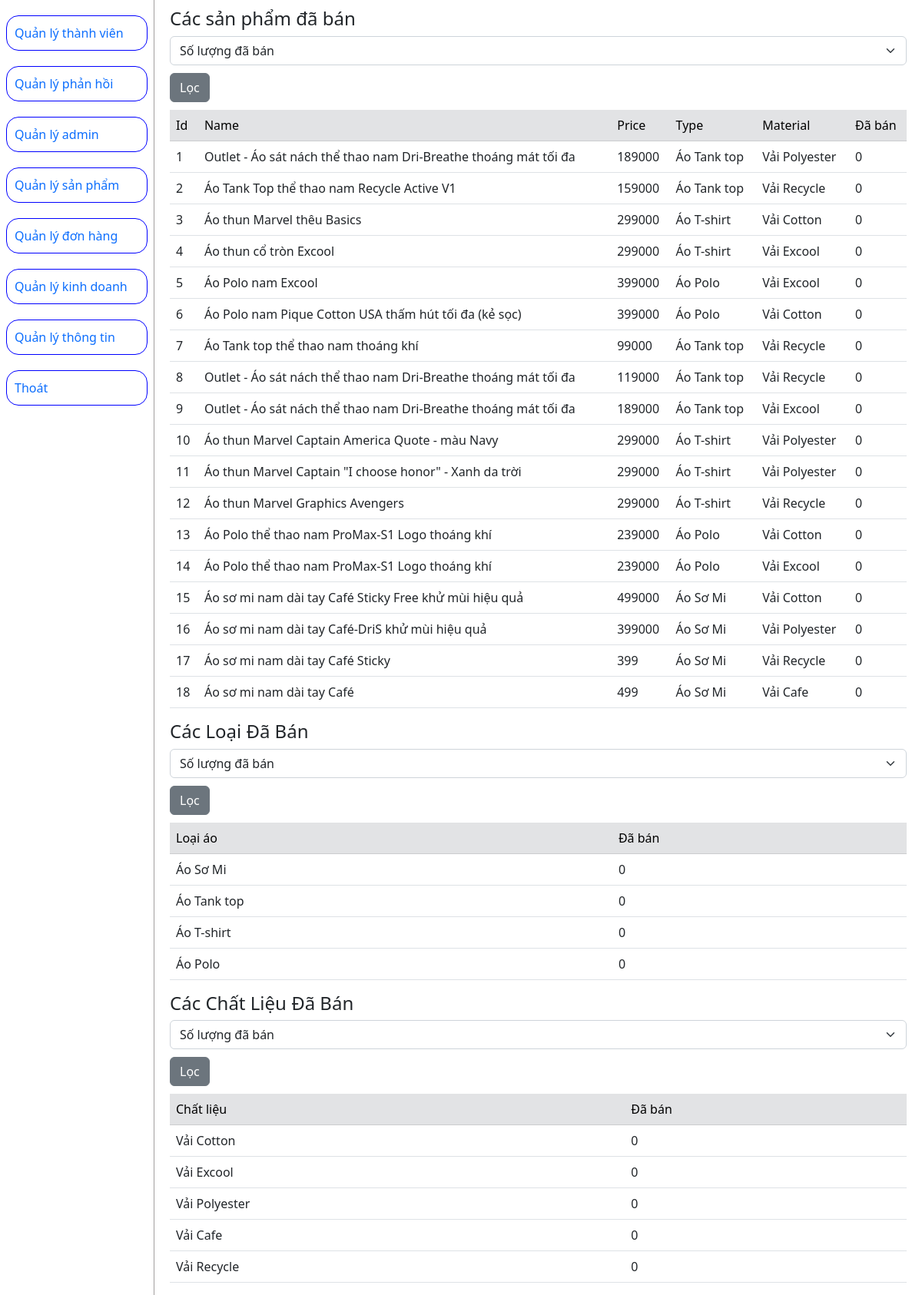
Page /admin/business.php on the committed database.
### tables this page shows
CREATE TABLE products (
  id int(11) NOT NULL AUTO_INCREMENT PRIMARY KEY,
  name char(255) NOT NULL,
  price int(11) NOT NULL,
  image varchar(255) NOT NULL,
  type varchar(20) NOT NULL,
  material varchar(20) NOT NULL,
  description varchar(255) NOT NULL,
  sale int(11)
);

### database/dbhelper.php (called while the page is built, shortened)
<?php
    function executeResult($sql) {
        $con = mysqli_connect(HOST, USERNAME, PASSWORD, DATABASE);
        $result = mysqli_query($con, $sql);
        $data   = [];
        while ($row = mysqli_fetch_array($result, 1)) {
            $data[] = $row;
        }
        return $data;
    }
?>

### admin/business.php (the view, shortened to what this page needs)
<?php
        require_once('../database/dbhelper.php');
?>
<!DOCTYPE html>
<html lang="en">
<head>
    <link href="https://cdn.jsdelivr.net/npm/bootstrap@5.2.3/dist/css/bootstrap.min.css" rel="stylesheet">
    <link rel="stylesheet" href="css/style.css">
</head>
<body>
    <div class="nav-list">
        <ul class="col-2">
            <li class=""><a href="./members.php" class="">Quản lý thành viên</a></li>
            <li class=""><a href="./feedback.php" class="">Quản lý phản hồi</a></li>
            <li class=""><a href="./admins.php" class="">Quản lý admin</a></li>
            <li class=""><a href="./product.php" class="">Quản lý sản phẩm</a></li>
            <li class=""><a href="./order.php" class="">Quản lý đơn hàng</a></li>
            <li class=" active"><a href="./business.php" class="">Quản lý kinh doanh</a></li>
            <li class=""><a href="./infor.php" class="">Quản lý thông tin</a></li>
            <li class=""><a href="./product.php?logout=true" class="">Thoát</a></li>
        </ul>
        <div class="col-10">
            <div class="content">
                <h4>Các sản phẩm đã bán</h4>
                <form action="" method="post">
                    <select name="taskOption" class="form-select">
                        <option selected>Số lượng đã bán</option>
                    </select>
                    <input type="submit" name="submit" value="Lọc" class="btn btn-secondary" style="margin: 10px 0px;">
                </form>
                <?php
                $order = "";
                ?>
                <table class="table table-hover">
                    <thead class="table-secondary">
                        <tr>
                            <td>Id</td>
                            <td>Name</td>
                            <td>Price</td>
                            <td>Type</td>
                            <td>Material</td>
                            <td>Đã bán</td>
                        </tr>
                    </thead>
                    <tbody>
                        <?php
                        $arr = array_fill(0,1000,0);
                        $sql = "select * from products";
                        $result = executeResult($sql);
                        $material = ["Vải Cotton"=>0,"Vải Excool"=>0,"Vải Polyester"=>0,"Vải Cafe"=>0,"Vải Recycle"=>0];
                        $type = ["Áo Sơ Mi"=>0, "Áo Tank top"=>0, "Áo T-shirt"=>0, "Áo Polo"=>0];
                        $sql = "select * from products ORDER BY sale "."$order";
                        $result = executeResult($sql);
                        foreach($result as $row){
                            $type[$row['type']] += $row['sale'];
                            $material[$row['material']] +=$row['sale'];
                        ?>
                        <tr>
                            <td><?php echo $row['id']?></td>
                            <td><?php echo $row['name']?></td>
                            <td><?php echo $row['price']?></td>
                            <td><?php echo $row['type']?></td>
                            <td><?php echo $row['material']?></td>
                            <td><?php echo $arr[$row['id']]?></td>
                        </tr>
                        <?php
                        }
                        ?>
                    </tbody>
                </table>
                <h4>Các Loại Đã Bán</h4>
                <form action="" method="post">
                    <select name="typeOrder" class="form-select">
                        <option selected>Số lượng đã bán</option>
                    </select>
                    <input type="submit" name="submit1" value="Lọc" class="btn btn-secondary" style="margin: 10px 0px;">
                </form>
                <table class="table table-hover ">
                    <thead class="table-secondary">
                        <tr>
                            <td>Loại áo</td>
                            <td>Đã bán</td>
                        </tr>
                    </thead>
                    <tbody>
                    <?php
                        foreach($type as $key => $value) {
                         ?>
                         <tr>
                            <td> <?php echo $key ?></td>
                            <td> <?php echo $value ?></td>
                         </tr>
                         <?php } ?>
                    </tbody>
                </table>
                <h4>Các Chất Liệu Đã Bán</h4>
                <form action="" method="post">
                    <select name="materialOrder" class="form-select">
                        <option selected>Số lượng đã bán</option>
                    </select>
                    <input type="submit" name="submit2" value="Lọc" class="btn btn-secondary" style="margin: 10px 0px;">
                </form>
                <table class="table table-hover">
                    <thead class="table-secondary">
                        <tr>
                            <td>Chất liệu</td>
                            <td>Đã bán</td>
                        </tr>
                    </thead>
                    <tbody>
                        <?php
                        foreach($material as $key => $value) {
                         ?>
                         <tr>
                            <td> <?php echo $key ?></td>
                            <td> <?php echo $value ?></td>
                         </tr>
                         <?php } ?>
                    </tbody>
                </table>
            </div>
        </div>
    </div>
</body>
</html>

### admin/css/style.css (style rules this page uses)
body { height: fit-content; }
.col-10 { border-left: 1px solid rgb(162, 159, 159); }
.col-2 { background-color: white; height: auto; }
.nav-list { display: flex; height: 100%; }
.content { margin: 10px 20px; }
.col-2 { padding-left: 0px; }
a { text-decoration: none; }
li { padding: 10px; list-style: none; border-radius: 16px; margin: 20px 8px; border: 1px solid blue; }

### rows in the picture
products: id "1", name "Outlet - Áo sát nách thể thao nam Dri-Breathe thoáng mát tối đa", price "189000", type "Áo Tank top", material "Vải Polyester", id "0"
products: id "2", name "Áo Tank Top thể thao nam Recycle Active V1", price "159000", type "Áo Tank top", material "Vải Recycle", id "0"
products: id "3", name "Áo thun Marvel thêu Basics", price "299000", type "Áo T-shirt", material "Vải Cotton", id "0"
products: id "4", name "Áo thun cổ tròn Excool", price "299000", type "Áo T-shirt", material "Vải Excool", id "0"
products: id "5", name "Áo Polo nam Excool", price "399000", type "Áo Polo", material "Vải Excool", id "0"
products: id "6", name "Áo Polo nam Pique Cotton USA thấm hút tối đa (kẻ sọc)", price "399000", type "Áo Polo", material "Vải Cotton", id "0"
products: id "7", name "Áo Tank top thể thao nam thoáng khí", price "99000", type "Áo Tank top", material "Vải Recycle", id "0"
products: id "8", name "Outlet - Áo sát nách thể thao nam Dri-Breathe thoáng mát tối đa", price "119000", type "Áo Tank top", material "Vải Recycle", id "0"
products: id "9", name "Outlet - Áo sát nách thể thao nam Dri-Breathe thoáng mát tối đa", price "189000", type "Áo Tank top", material "Vải Excool", id "0"
products: id "10", name "Áo thun Marvel Captain America Quote - màu Navy", price "299000", type "Áo T-shirt", material "Vải Polyester", id "0"
products: id "11", name "Áo thun Marvel Captain \"I choose honor\" - Xanh da trời", price "299000", type "Áo T-shirt", material "Vải Polyester", id "0"
products: id "12", name "Áo thun Marvel Graphics Avengers", price "299000", type "Áo T-shirt", material "Vải Recycle", id "0"
products: id "13", name "Áo Polo thể thao nam ProMax-S1 Logo thoáng khí", price "239000", type "Áo Polo", material "Vải Cotton", id "0"
products: id "14", name "Áo Polo thể thao nam ProMax-S1 Logo thoáng khí", price "239000", type "Áo Polo", material "Vải Excool", id "0"
products: id "15", name "Áo sơ mi nam dài tay Café Sticky Free khử mùi hiệu quả", price "499000", type "Áo Sơ Mi", material "Vải Cotton", id "0"
products: id "16", name "Áo sơ mi nam dài tay Café-DriS khử mùi hiệu quả", price "399000", type "Áo Sơ Mi", material "Vải Polyester", id "0"
products: id "17", name "Áo sơ mi nam dài tay Café Sticky", price "399", type "Áo Sơ Mi", material "Vải Recycle", id "0"
products: id "18", name "Áo sơ mi nam dài tay Café", price "499", type "Áo Sơ Mi", material "Vải Cafe", id "0"

### other values in the picture
$key "Áo Sơ Mi"
$value "0"
$key "Áo Tank top"
$key "Áo T-shirt"
$key "Áo Polo"
$key "Vải Cotton"
$key "Vải Excool"
$key "Vải Polyester"
$key "Vải Cafe"
$key "Vải Recycle"
